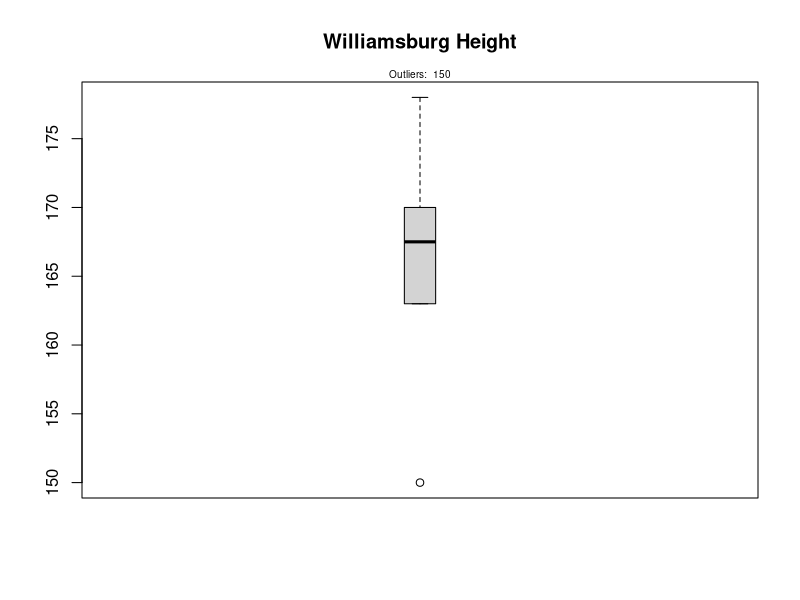

Here is the R script that generated this plot:
## ---- chunk 1
knitr::opts_chunk$set(echo = TRUE)
## ---- chunk 2
height <- c(178, 163, 168, 167, 170, 150)
summary(height)
mean(height)
IQR(height)
outlier_values <- boxplot.stats(height)$out  # outlier values.
boxplot(height, main="Williamsburg Height", boxwex=0.1)
mtext(paste("Outliers: ", paste(outlier_values, collapse=", ")), cex=0.6)
var(height)
sd(height)
